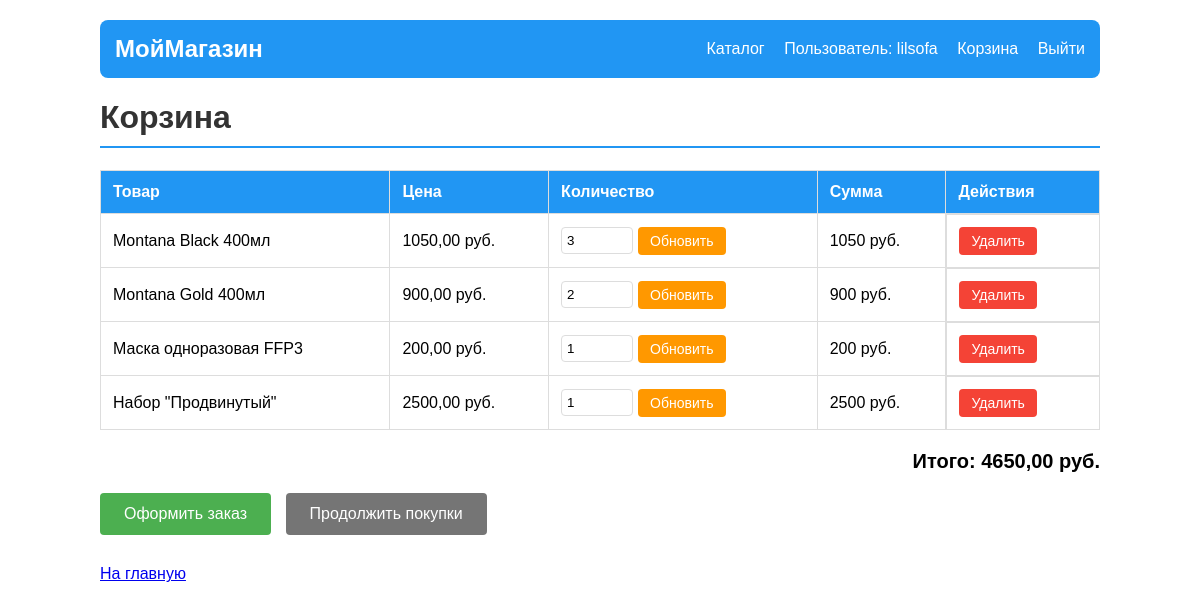
Screenshot of /shop/cart/ (signed in) with the database file from the repository.
### shop/models.py (models this page shows, shortened)
class CartsElement(models.Model):
    cart=models.ForeignKey(Cart,on_delete=models.CASCADE)
    product=models.ForeignKey(Product,on_delete=models.CASCADE)
    quantity=models.PositiveIntegerField(default=1)
    def elements_price(self):
        return self.product.price*self.quantity

class Product(models.Model):
    name=models.CharField(max_length=200)
    description=models.TextField()
    products_photo=models.ImageField()
    price=models.DecimalField(decimal_places=2,max_digits=10)
    quantity=models.IntegerField()
    category=models.ForeignKey(ProductCategory,on_delete=models.CASCADE)
    manufacter=models.ForeignKey(Manufacter,on_delete=models.CASCADE)

### shop/views.py (the view)
# urls.py: path('cart/', views.cart, name='cart'),
@login_required
def cart(request):
    cart = Cart.objects.filter(user_id=request.user.id).first()
    if cart:
        items = CartsElement.objects.filter(cart_id=cart.id)
    else:
        items = []
    general_price=cart.general_price()
    return render(request,'cart.html',{'items':items,'general_price':general_price})

### shop/models.py (called while the page is built)
    def general_price(self):
        items=self.cartselement_set.all()
        price=sum(item.product.price*item.quantity for item in items)
        return price

### shop/templates/cart.html (shortened to what this page needs)
<!DOCTYPE html>
<html lang="ru">
<head>
</head>
<body>
    <div class="header-nav">
        <div class="header-brand">
            <a href="/shop/">МойМагазин</a>
        </div>
        <div class="header-links">
            <a href="/shop/catalog/">Каталог</a>
            {% if user.is_authenticated %}
                <span class="user-info">Пользователь: {{ user.username }}</span>
                <a href="/shop/cart/">Корзина</a>
                <a href="/shop/logout/">Выйти</a>
            {% else %}
                <a href="/shop/login/">Войти</a>
                <a href="/shop/registrate/">Регистрация</a>
            {% endif %}
        </div>
    </div>
    <h1>Корзина</h1>
    {% if items %}
        <table>
            <tr>
                <th>Товар</th>
                <th>Цена</th>
                <th>Количество</th>
                <th>Сумма</th>
                <th>Действия</th>
            </tr>
            {% for item in items %}
            <tr>
                <td>{{ item.product.name }}</td>
                <td>{{ item.elements_price }} руб.</td>
                <td>
                    <form method="post" action="/shop/cart/update/{{ item.id }}/" class="quantity-form">
                        <input type="number"
                               name="quantity"
                               value="{{ item.quantity }}"
                               min="0"
                               max="{{ item.product.quantity }}"
                               class="quantity-input">
                        <button type="submit" class="btn btn-update" title="Обновить">Обновить</button>
                    </form>
                </td>
                <td>{% widthratio item.product.price 1 item.quantity %} руб.</td>
                <td class="action-cell">
                    <a href="/shop/cart/remove/{{ item.id }}/"
                       class="btn btn-delete"
                       onclick="return confirm('Удалить {{ item.product.name }} из корзины?')">
                        Удалить
                    </a>
                </td>
            </tr>
            {% endfor %}
        </table>
        <div class="total">
            Итого: {{ general_price }} руб.
        </div>
        <p>
            <a href="/shop/checkout/" class="btn">Оформить заказ</a>
            <a href="/shop/catalog/" class="btn btn-back">Продолжить покупки</a>
        </p>
    {% else %}
        <div class="empty-cart">
            <p>Корзина пуста</p>
            <p><a href="/shop/catalog/" class="btn">Перейти в каталог</a></p>
        </div>
    {% endif %}
    <p style="margin-top: 30px;">
        <a href="/shop/">На главную</a>
    </p>
</body>
</html>

### shop/templates/cart.html (style rules this page uses)
body { font-family: Arial, sans-serif; max-width: 1000px; margin: 20px auto; padding: 0 15px; }
h1 { color: #333; border-bottom: 2px solid #2196F3; padding-bottom: 10px; }
.header-nav { background: #2196F3; color: white; padding: 15px; margin-bottom: 20px; border-radius: 8px; display: flex; justify-content: space-between; align-items: center; }
.header-nav a { color: white; text-decoration: none; }
.header-brand { font-size: 24px; font-weight: bold; }
.header-links a { margin-left: 15px; }
.user-info { margin-left: 15px; }
table { width: 100%; border-collapse: collapse; margin: 20px 0; }
th, td { border: 1px solid #ddd; padding: 12px; text-align: left; }
th { background: #2196F3; color: white; }
.total { text-align: right; font-size: 20px; font-weight: bold; margin: 20px 0; }
.btn { display: inline-block; background: #4CAF50; color: white; padding: 12px 24px; text-decoration: none; border-radius: 4px; margin-right: 10px; border: none; cursor: pointer; }
.btn-back { background: #757575; }
.btn-delete { background: #f44336; padding: 6px 12px; font-size: 14px; }
.btn-update { background: #ff9800; padding: 6px 12px; font-size: 14px; }
.quantity-form { display: flex; gap: 5px; align-items: center; }
.quantity-input { width: 60px; padding: 5px; border: 1px solid #ddd; border-radius: 4px; }
.action-cell { display: flex; gap: 8px; flex-wrap: wrap; }

### rows the page displays
CartsElement: product.name "Montana Black 400мл", elements_price "1050,00", quantity "3", product+quantity "1050"
CartsElement: product.name "Montana Gold 400мл", elements_price "900,00", quantity "2", product+quantity "900"
CartsElement: product.name "Маска одноразовая FFP3", elements_price "200,00", quantity "1", product+quantity "200"
CartsElement: product.name "Набор \"Продвинутый\"", elements_price "2500,00", quantity "1", product+quantity "2500"

### other values shown
{{ user.username }} "lilsofa"
{{ general_price }} "4650,00"
